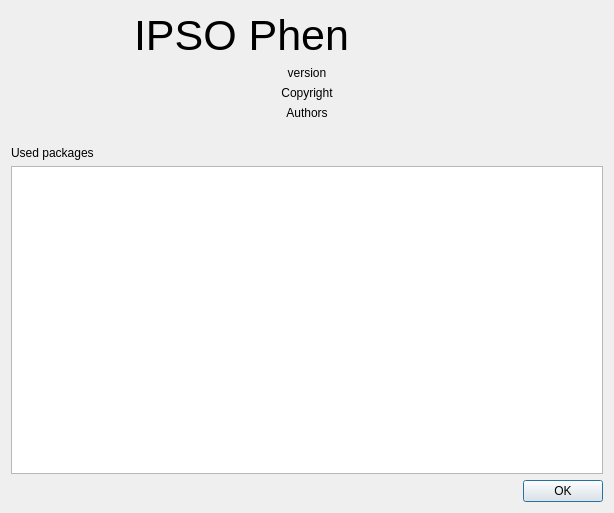
<?xml version="1.0" encoding="UTF-8"?>
<ui version="4.0">
 <class>about_dialog</class>
 <widget class="QDialog" name="about_dialog">
  <property name="geometry">
   <rect>
    <x>0</x>
    <y>0</y>
    <width>614</width>
    <height>513</height>
   </rect>
  </property>
  <property name="windowTitle">
   <string>About</string>
  </property>
  <property name="modal">
   <bool>true</bool>
  </property>
  <layout class="QGridLayout" name="gridLayout" columnstretch="1,4">
   <item row="1" column="0" colspan="2">
    <widget class="QLabel" name="lb_version">
     <property name="text">
      <string>version</string>
     </property>
     <property name="alignment">
      <set>Qt::AlignCenter</set>
     </property>
    </widget>
   </item>
   <item row="3" column="0" colspan="2">
    <widget class="QLabel" name="lbl_authors">
     <property name="text">
      <string>Authors</string>
     </property>
     <property name="alignment">
      <set>Qt::AlignCenter</set>
     </property>
    </widget>
   </item>
   <item row="0" column="0">
    <widget class="QLabel" name="lbl_image">
     <property name="text">
      <string/>
     </property>
     <property name="pixmap">
      <pixmap>resources/leaf-24.ico</pixmap>
     </property>
     <property name="alignment">
      <set>Qt::AlignCenter</set>
     </property>
    </widget>
   </item>
   <item row="2" column="0" colspan="2">
    <widget class="QLabel" name="lbl_copyright">
     <property name="text">
      <string>Copyright</string>
     </property>
     <property name="alignment">
      <set>Qt::AlignCenter</set>
     </property>
    </widget>
   </item>
   <item row="0" column="1">
    <widget class="QLabel" name="lbl_title">
     <property name="font">
      <font>
       <pointsize>32</pointsize>
      </font>
     </property>
     <property name="text">
      <string>IPSO Phen</string>
     </property>
    </widget>
   </item>
   <item row="7" column="0" colspan="2">
    <widget class="QDialogButtonBox" name="buttonBox">
     <property name="orientation">
      <enum>Qt::Horizontal</enum>
     </property>
     <property name="standardButtons">
      <set>QDialogButtonBox::Ok</set>
     </property>
    </widget>
   </item>
   <item row="6" column="0" colspan="2">
    <widget class="QTextBrowser" name="txt_brw_used_packages"/>
   </item>
   <item row="5" column="0" colspan="2">
    <widget class="QLabel" name="lbl_license_text">
     <property name="text">
      <string>Used packages</string>
     </property>
     <property name="wordWrap">
      <bool>true</bool>
     </property>
    </widget>
   </item>
   <item row="4" column="0" colspan="2">
    <widget class="QLabel" name="label">
     <property name="text">
      <string/>
     </property>
    </widget>
   </item>
  </layout>
 </widget>
 <resources/>
 <connections>
  <connection>
   <sender>buttonBox</sender>
   <signal>accepted()</signal>
   <receiver>about_dialog</receiver>
   <slot>accept()</slot>
   <hints>
    <hint type="sourcelabel">
     <x>248</x>
     <y>254</y>
    </hint>
    <hint type="destinationlabel">
     <x>157</x>
     <y>274</y>
    </hint>
   </hints>
  </connection>
  <connection>
   <sender>buttonBox</sender>
   <signal>rejected()</signal>
   <receiver>about_dialog</receiver>
   <slot>reject()</slot>
   <hints>
    <hint type="sourcelabel">
     <x>316</x>
     <y>260</y>
    </hint>
    <hint type="destinationlabel">
     <x>286</x>
     <y>274</y>
    </hint>
   </hints>
  </connection>
 </connections>
</ui>
